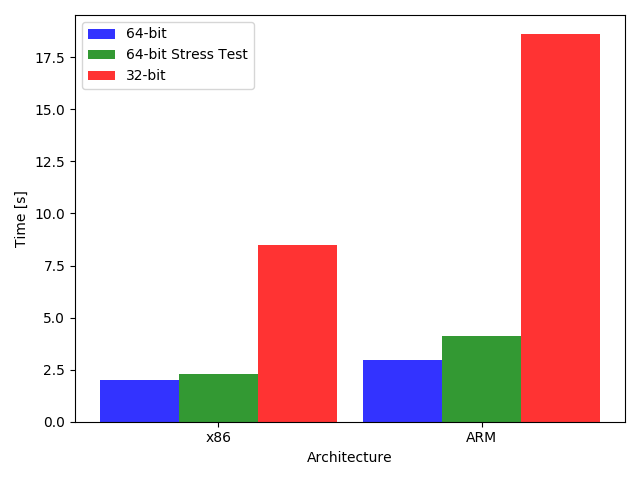

Write the Python code that produced this figure.
import numpy as np
import matplotlib.pyplot as plt


# data to plot
n_groups = 2
means_64 = (2, 2.95)
means_64_stress = (2.3, 4.10)
means_32= (8.5, 18.6)


# create plot
fig, ax = plt.subplots()

index = np.arange(n_groups)

bar_width = 0.3
opacity = 0.8


rects1 = plt.bar(index, means_64, bar_width,
alpha=opacity,
color='b',
label='64-bit')


rects2 = plt.bar(index + bar_width, means_64_stress, bar_width,
alpha=opacity,
color='g',
label='64-bit Stress Test')


rects2 = plt.bar(index + 2*bar_width, means_32, bar_width,
alpha=opacity,
color='r',
label='32-bit')


plt.xlabel('Architecture')
plt.ylabel('Time [s]')
# plt.title('')
plt.xticks(index + bar_width, ('x86', 'ARM'))
plt.legend()


plt.tight_layout()
plt.savefig("wholeproof.png", dpi=300)